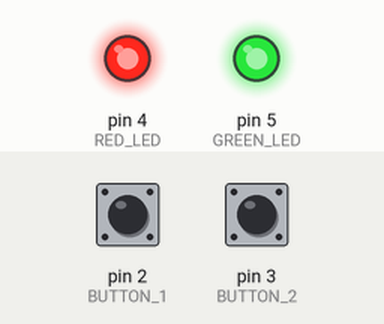
This sketch was run on a simulated Arduino Uno, built with avr-gcc and run on an emulated ATmega328P. On the bench: output pins drawn as LEDs (lit = HIGH). Inputs (shaded band) come from the test bench; at power-on: pin 2 (BUTTON_1) HIGH, pin 3 (BUTTON_2) HIGH. What the sketch prints to the serial monitor is not drawn.

Above: at 1.2 s.
1.3 s: pin 2 (BUTTON_1) pulled LOW for 0.15 s
At 2.3 s:
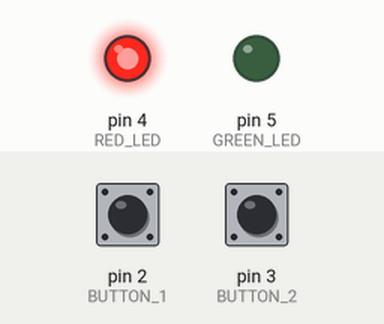
2.9 s: pin 3 (BUTTON_2) pulled LOW for 0.15 s
At 4.1 s:
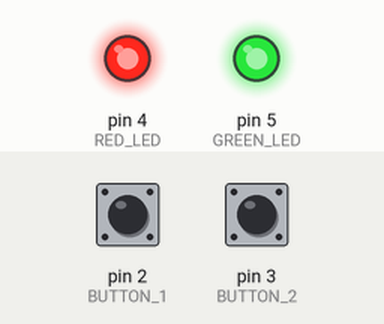
4.5 s: pin 3 (BUTTON_2) pulled LOW for 1 s
At 5.8 s:
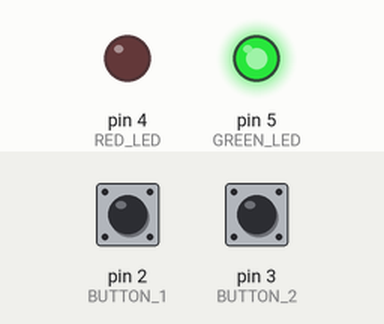
7.0 s: pin 2 (BUTTON_1) pulled LOW for 1 s
At 8.5 s:
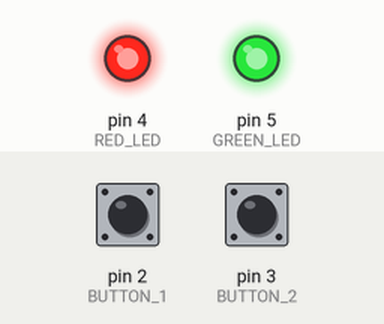
Timing chart, 0 to 10.0 s (numbered marks = the images above; inputs shaded):
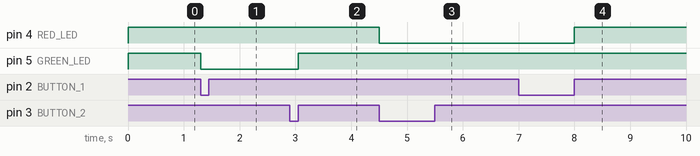

The sketch:

Lab2_Problem1.ino
```cpp
// ENCE 3210 - Microprocessor Systems 1
// Lab 2 - Problem 1
// By Rana Seif
//
// This Code counts the number of each button presses, compares them and accordingly turns on the correct LED

// defines macros for LEDs and Buttons
#define RED_LED 4
#define GREEN_LED 5

#define BUTTON_1 2
#define BUTTON_2 3

// Initialises global variables that count button presses for Button1 and Button2
int gButton1Count = 0;
int gButton2Count = 0;

void setup()
{
  // Sets up Serial Communication
  Serial.begin(9600);

  // Initializes I/Os
  pinMode(RED_LED, OUTPUT);
  pinMode(GREEN_LED, OUTPUT);

  // Pullup insures the buttons are only triggered when needed and not randomly
  pinMode(BUTTON_1, INPUT_PULLUP);
  pinMode(BUTTON_2, INPUT_PULLUP);

  // Attaches 2 interrupt routines (1 for each button)
  attachInterrupt(digitalPinToInterrupt(BUTTON_1), isr_button_1, CHANGE);
  attachInterrupt(digitalPinToInterrupt(BUTTON_2), isr_button_2, CHANGE);

}

void loop() {

  // This is the main loop where the button counters are compared

  if (gButton1Count > gButton2Count){
    // For Button1 presses more than button2 presses, Red LED turns on
    digitalWrite(RED_LED, HIGH);
    digitalWrite(GREEN_LED, LOW);
  }
  else if (gButton1Count == gButton2Count){
    // For Button1 presses equal to button2 presses, blue LED turns on
    // Using the provided shield blue is represented by both red and green turning on at the same time
    digitalWrite(RED_LED, HIGH);
    digitalWrite(GREEN_LED, HIGH);
  }
  else if (gButton1Count < gButton2Count){
    // For Button1 presses less than button2 presses, Green LED turns on
    digitalWrite(RED_LED, LOW);
    digitalWrite(GREEN_LED, HIGH);
  }

  // Displays Button Counters
  Serial.println(gButton1Count);
  Serial.println(gButton2Count);

}

void isr_button_1()
{
  // Attend to Button1 press (Interrupt)
    gButton1Count++;
}

void isr_button_2()
{
  // Attend to Button2 press (Interrupt)
    gButton2Count++;
}
```

Measured:
- after the input at 1.3 s, pin 5 (GREEN_LED): HIGH → LOW at once
- after the input at 2.9 s, pin 5 (GREEN_LED): LOW → HIGH after 0.15 s
- after the input at 4.5 s, pin 4 (RED_LED): HIGH → LOW at once
- after the input at 7.0 s, pin 4 (RED_LED): LOW → HIGH after 1.0 s
